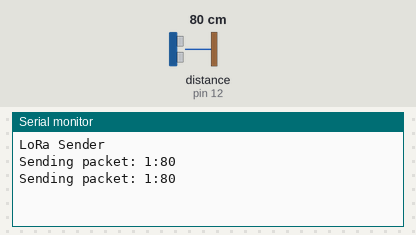
Simulated run of this sketch. Board: Arduino Uno, built with avr-gcc and run on an emulated ATmega328P. Shown: the last lines printed to the serial monitor. Wiring (inferred from the names in the program): ultrasonic range finder: trigger pin 13; echo pin 12. Inputs (shaded band) come from the test bench; at power-on: distance to the obstacle (sensor on pin 12) 80 cm. The echo pulse lasts 58.3 µs per cm; no radio packets arrive unless stated.

Above: at 10.8 s.
10.9 s: distance to the obstacle (sensor on pin 12) set to 2 cm
At 20.7 s:
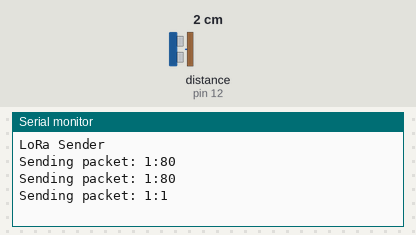
20.9 s: distance to the obstacle (sensor on pin 12) set to 4 cm
At 30.9 s:
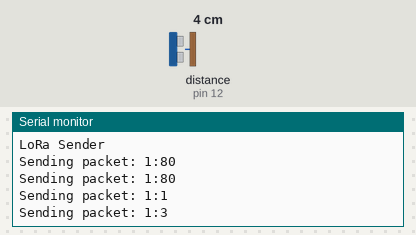
Timing chart, 0 to 32.4 s (numbered marks = the images above; inputs shaded):
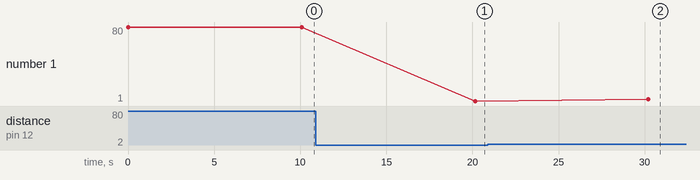

Measured:
- after the input at 10.9 s, the serial monitor: prints a new line after 9.3 s (image 1)
- after the input at 20.9 s, the serial monitor: prints a new line after 9.3 s (image 2)
- plotted number 1: 1 → 3 after the input at 20.9 s

The sketch:

LoraSender.ino
```cpp
#include <SPI.h>
#include <LoRa.h>

int counter = 0;
int trigger=13, echo=12;
long lecture_echo, distance;

void setup() {
  Serial.begin(9600);
  //Ultrasonic sensor
pinMode(trigger,OUTPUT);
pinMode(echo,INPUT);

  while (!Serial);

  Serial.println("LoRa Sender");
 if (!LoRa.begin(868E6)) {
    Serial.println("Starting LoRa failed!");
    while (1);
  }
}

void loop() {
  digitalWrite(trigger,HIGH);
delayMicroseconds(10);
digitalWrite(trigger,LOW);
lecture_echo=pulseIn(echo,HIGH);
distance=lecture_echo/58;

Serial.print("Sending packet: ");
String data="1:";
data+=distance;
Serial.println(data);

  // send packet
  LoRa.beginPacket();
  LoRa.print(data);
  //LoRa.print(counter);
  LoRa.endPacket();

  delay(10000);
}
```
